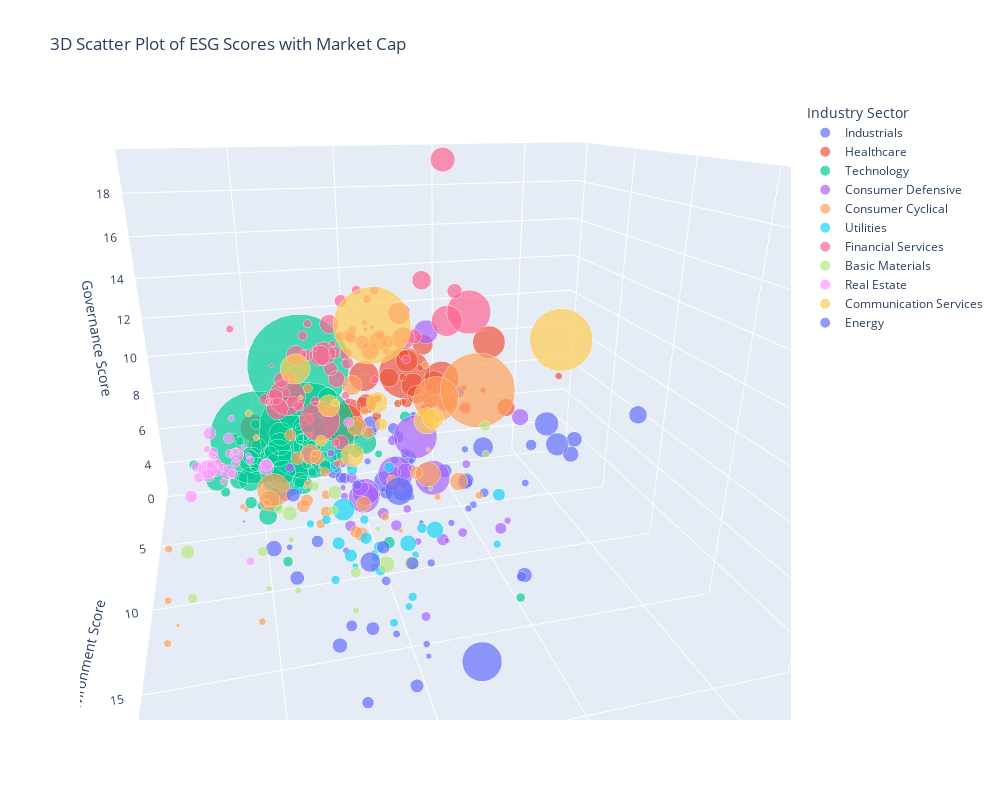

The code cell stored with this chart in its notebook:
### Markdown cell above
## Plot your ESG data

### Code cell
# Create the 3D scatter plot
fig = px.scatter_3d(df_clean, 
                    x='Environment Score', 
                    y='Social Score', 
                    z='Governance Score',
                    color='Industry Sector', 
                    size='Market Cap',
                    size_max=100,
                    opacity=0.7,  # Set the transparency
                    hover_name='Ticker',  # Display the ticker symbol on hover
                    title="3D Scatter Plot of ESG Scores with Market Cap",
                    width=1000,  # Set the width of the figure
                    height=800)  # Set the height of the figure)

# Show the plot
fig.show()
